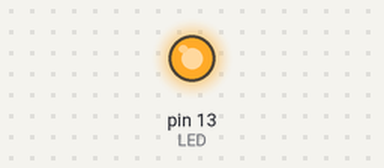
Simulated run of this sketch. Board: Arduino Uno, built with avr-gcc and run on an emulated ATmega328P. Parts: output pins drawn as LEDs (lit = HIGH).

Above: at 0.1 s.
At 31.1 s:
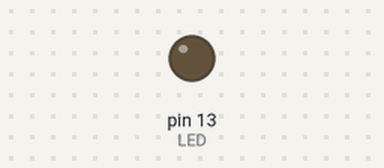
Timing chart, 0 to 32.6 s (numbered marks = the images above):
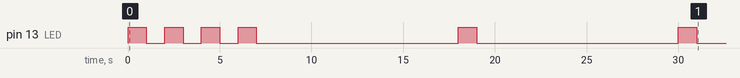

The sketch:

index.c.ino
```cpp
const int LED = 13;
int X = 0;

void setup()
{
  pinMode(LED, OUTPUT);
}

void loop()
{
  digitalWrite(LED,HIGH);
  delay(1000);
  digitalWrite(LED,LOW);
  delay(1000);
  X++;
  if(X>3){
    digitalWrite(LED,LOW);
    delay(10000);
  }
}
```

Measured:
- by itself, pin 13 (LED): repeats every 12.0 s: HIGH 1.0 s, LOW 11.0 s
